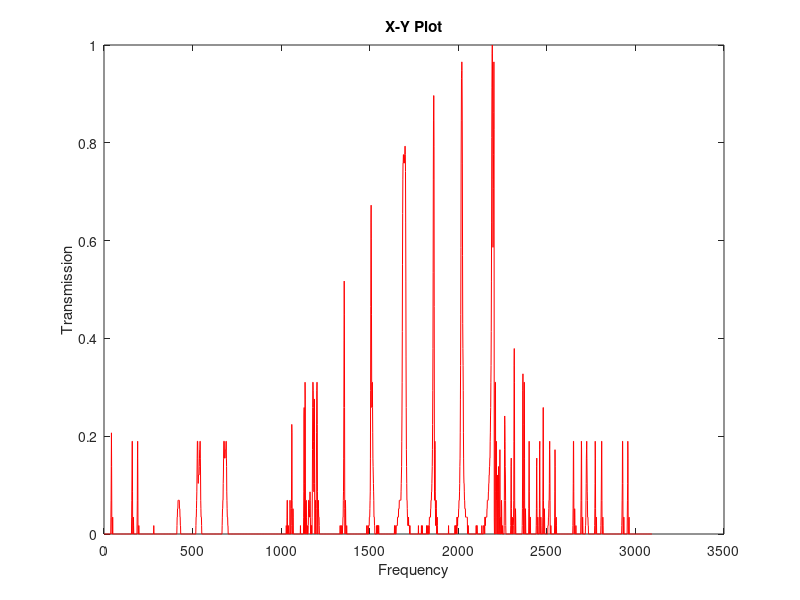

The MATLAB script that drew this image:
%% Comparison Analysis of Spectra-Physics sFPI vs. David's sFPI

clear all; close all; clc;

SPD = csvread('Spectra-Physics_sFPI_Data_New.csv');
DPD = csvread('Davids_sFPI_Data_New.csv');

spectra_phys.t = SPD(1:3093,1);
spectra_phys.x = SPD(1:3093,2);
spectra_phys.y = -1*SPD(1:3093,3) + 0.016;

spectra_phys.y = spectra_phys.y/max(spectra_phys.y);
spectra_phys.x = (spectra_phys.x-min(spectra_phys.x))/max(spectra_phys.x);

for k = 1:length(spectra_phys.y)
    if spectra_phys.y(k) < 0
        spectra_phys.y(k) = 0;
    end
end

davids.t = DPD(:,1);
davids.x = DPD(:,2);
davids.y = -1*DPD(:,3) + 0.016;

davids.y = davids.y/max(davids.y);
davids.x = (davids.x-min(davids.x))/max(davids.x);

figure;
plot(davids.y,'b-');
hold on
plot(spectra_phys.y,'r-');
xlabel('Frequency');
ylabel('Transmission');
title('X-Y Plot');

% -0.05 to -0.01
